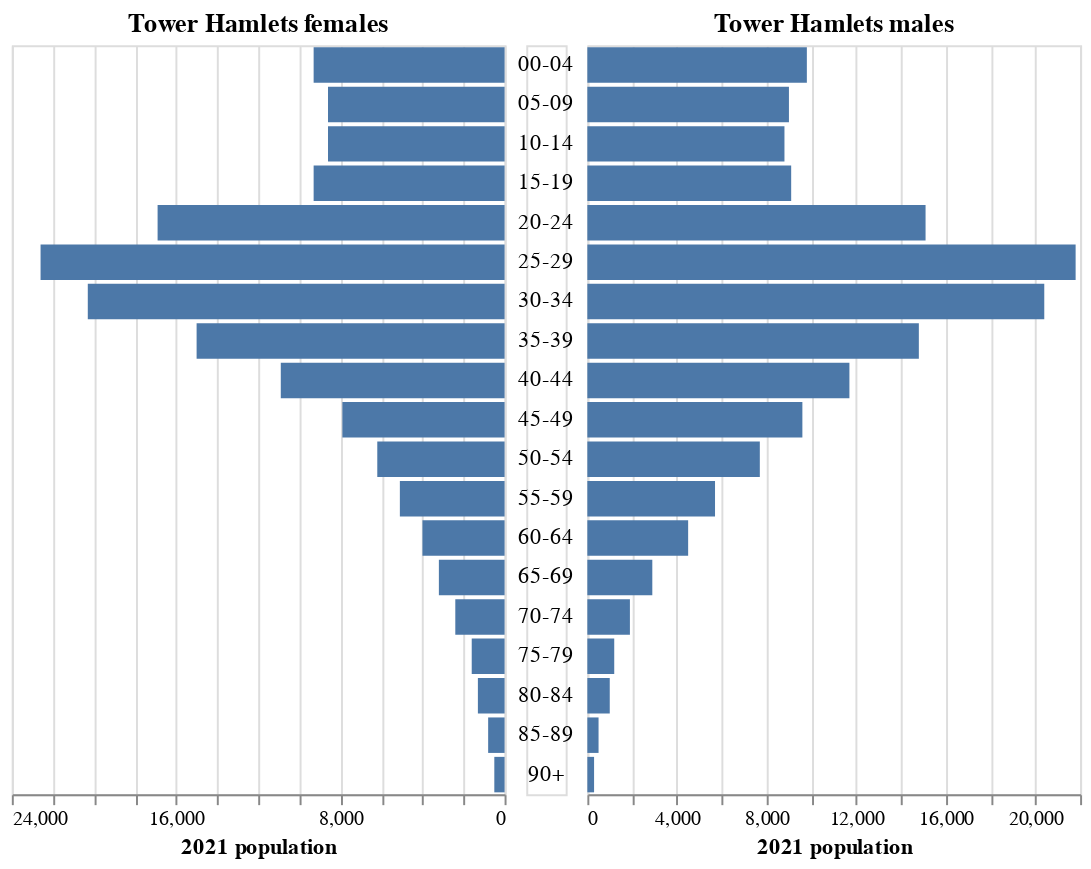

The code cell stored with this chart in its notebook:
### Code cell
population_pyramid(P03_females, P03_males)

### Figure 1 — Vega-Lite specification as saved in the notebook (floating-point values rounded to 4 significant figures)
{"config": {"view": {"continuousWidth": 400, "continuousHeight": 300}}, "concat": [{"data": {"name": "data-ee36c682e083034fa5bd83916c645396"}, "mark": "bar", "encoding": {"tooltip": [{"field": "Tower Hamlets", "type": "quantitative"}], "x": {"axis": {"tickCount": 10}, "field": "Tower Hamlets", "sort": "descending", "title": "2021 population", "type": "quantitative"}, "y": {"axis": null, "field": "group", "type": "ordinal"}}, "title": "Tower Hamlets females", "width": 250}, {"data": {"name": "data-ee36c682e083034fa5bd83916c645396"}, "mark": "text", "encoding": {"text": {"field": "group", "type": "ordinal"}, "y": {"axis": null, "field": "group", "type": "ordinal"}}, "width": 20}, {"data": {"name": "data-ec9ac00581d09afbb91580a51e3f461e"}, "mark": "bar", "encoding": {"tooltip": [{"field": "Tower Hamlets", "type": "quantitative"}], "x": {"axis": {"tickCount": 10}, "field": "Tower Hamlets", "title": "2021 population", "type": "quantitative"}, "y": {"axis": null, "field": "group", "type": "ordinal"}}, "title": "Tower Hamlets males", "width": 250}], "spacing": 5, "$schema": "https://vega.github.io/schema/vega-lite/v4.17.0.json", "datasets": {"data-ee36c682e083034fa5bd83916c645396": [{"group": "00-04", "england and wales": 1501600, "london": 259300, "Tower Hamlets": 9300}, {"group": "05-09", "england and wales": 1634400, "london": 260100, "Tower Hamlets": 8600}, {"group": "10-14", "england and wales": 1664100, "london": 261700, "Tower Hamlets": 8600}, {"group": "15-19", "england and wales": 1568100, "london": 240300, "Tower Hamlets": 9300}, {"group": "20-24", "england and wales": 1701500, "london": 304400, "Tower Hamlets": 16900}, {"group": "25-29", "england and wales": 1897400, "london": 412200, "Tower Hamlets": 22600}, {"group": "30-34", "england and wales": 2044400, "london": 422400, "Tower Hamlets": 20300}, {"group": "35-39", "england and wales": 1953500, "london": 382700, "Tower Hamlets": 15000}, {"group": "40-44", "england and wales": 1826700, "london": 343200, "Tower Hamlets": 10900}, {"group": "45-49", "england and wales": 1825600, "london": 301200, "Tower Hamlets": 7900}, {"group": "50-54", "england and wales": 1984900, "london": 293800, "Tower Hamlets": 6200}, {"group": "55-59", "england and wales": 1936700, "london": 263900, "Tower Hamlets": 5100}, {"group": "60-64", "england and wales": 1654100, "london": 207700, "Tower Hamlets": 4000}, {"group": "65-69", "england and wales": 1425600, "london": 160600, "Tower Hamlets": 3200}, {"group": "70-74", "england and wales": 1464900, "london": 144600, "Tower Hamlets": 2400}, {"group": "75-79", "england and wales": 1091600, "london": 105700, "Tower Hamlets": 1600}, {"group": "80-84", "england and wales": 799300, "london": 81100, "Tower Hamlets": 1300}, {"group": "85-89", "england and wales": 520800, "london": 52400, "Tower Hamlets": 800}, {"group": "90+", "england and wales": 338500, "london": 34300, "Tower Hamlets": 500}], "data-ec9ac00581d09afbb91580a51e3f461e": [{"group": "00-04", "england and wales": 1575400, "london": 269700, "Tower Hamlets": 9800}, {"group": "05-09", "england and wales": 1714200, "london": 271400, "Tower Hamlets": 9000}, {"group": "10-14", "england and wales": 1749000, "london": 273600, "Tower Hamlets": 8800}, {"group": "15-19", "england and wales": 1650800, "london": 249100, "Tower Hamlets": 9100}, {"group": "20-24", "england and wales": 1712900, "london": 284800, "Tower Hamlets": 15100}, {"group": "25-29", "england and wales": 1818000, "london": 374300, "Tower Hamlets": 21800}, {"group": "30-34", "england and wales": 1908200, "london": 385900, "Tower Hamlets": 20400}, {"group": "35-39", "england and wales": 1841900, "london": 353000, "Tower Hamlets": 14800}, {"group": "40-44", "england and wales": 1753600, "london": 324200, "Tower Hamlets": 11700}, {"group": "45-49", "england and wales": 1777100, "london": 292800, "Tower Hamlets": 9600}, {"group": "50-54", "england and wales": 1922800, "london": 280000, "Tower Hamlets": 7700}, {"group": "55-59", "england and wales": 1869600, "london": 247700, "Tower Hamlets": 5700}, {"group": "60-64", "england and wales": 1602000, "london": 197000, "Tower Hamlets": 4500}, {"group": "65-69", "england and wales": 1341900, "london": 145800, "Tower Hamlets": 2900}, {"group": "70-74", "england and wales": 1331800, "london": 124500, "Tower Hamlets": 1900}, {"group": "75-79", "england and wales": 947200, "london": 84000, "Tower Hamlets": 1200}, {"group": "80-84", "england and wales": 628600, "london": 59900, "Tower Hamlets": 1000}, {"group": "85-89", "england and wales": 351400, "london": 34500, "Tower Hamlets": 500}, {"group": "90+", "england and wales": 159800, "london": 16100, "Tower Hamlets": 300}]}}
